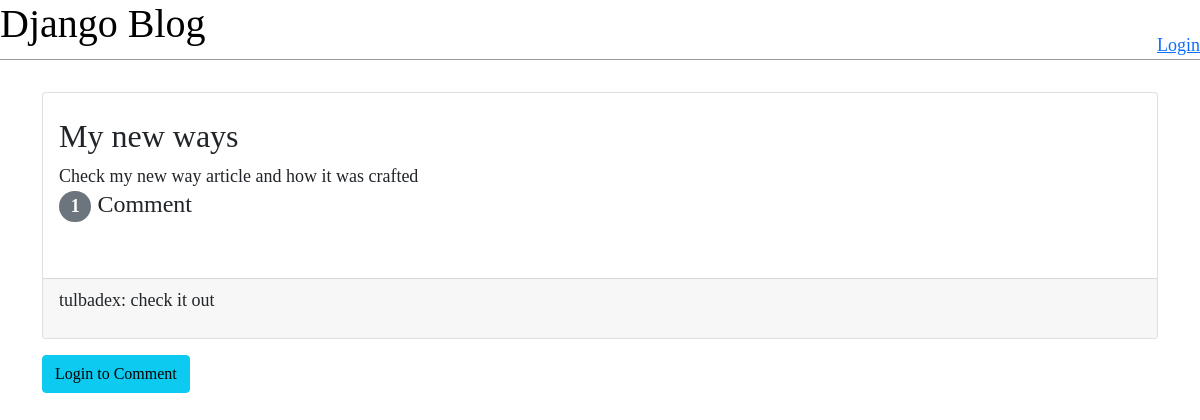
Page /blog/1/ on the committed database.
### blog/models.py (models this page shows, shortened)
class Post(models.Model):
    title = models.CharField(max_length=200)
    author = models.ForeignKey('auth.User', on_delete=models.CASCADE)
    body = models.TextField()

class Comment(models.Model):
    comment = models.CharField(max_length=140)
    author = models.ForeignKey(
        get_user_model(),
        on_delete=models.CASCADE
    )
    post = models.ForeignKey(
        Post,
        on_delete=models.CASCADE,
        related_name='comments'
    )
    def __str__(self):
        return self.comment

### blog/views.py (the view)
# urls.py: path('blog/<int:pk>/', BlogDetailView.as_view(), name="post_detail"),
class BlogDetailView(DetailView):
    model = Post
    template_name = 'post_detail.html'

### templates/post_detail.html (shortened to what this page needs)
{% extends 'base.html' %}
{% block content %}
    <div class="card">
        <div class="post-entry card-body">
            <h2 class="card-title">{{ post.title }}</h2>
            <p class="card-text">{{ post.body }}</p>
            {% if post.comments.all.count <= 1 %}
            <h4><span class="badge rounded-pill bg-secondary">{{ post.comments.all.count }}</span> Comment</h4>
            {% else %}
            <h4><span class="badge rounded-pill bg-secondary">{{ post.comments.all.count }}</span> Comment's</h4>
            {% endif %}
        </div>
        <div class="card-footer">
            {% for comment in post.comments.all %}
                <p>
                    <span class="font-weight-bold">{{ comment.author }}:</span>
                    {{ comment }}
                </p>
            {% endfor %}
        </div>
    </div>
    {% if user.is_authenticated %}
    <form method="post" action="{% url 'posts:comment_new' post_pk=post.pk %}">
        {% csrf_token %}
        <div class="form-group col-lg">
            <textarea class="form-control border border-primary" name="comment" id="" cols="30" rows="10" required style="resize: none;"></textarea>
        </div>
        <div class="form-group">
            <button class="btn btn-info mt-2" type="submit">Add Comment</button>
        </div>
    </form>
    <div class="col-lg">
        <div class="mt-3 mt-5">
            <a class="float-md-start btn btn-secondary mb-3" href="{% url 'posts:post_edit' post.pk %}">Edit Blog Post</a>&nbsp;&nbsp;&nbsp;
            <a class="float-md-end btn btn-danger mb-3" href="{% url 'posts:post_delete' post.pk %}">Delete Blog Post</a>
        </div>
    </div>
    {% else %}
    <a class="btn btn-info mt-3" href="{% url 'login' %}">Login to Comment</a>
    {% endif %}
{% endblock %}

### static/css/base.css (style rules this page uses)
body { font-family: 'Source, Sans, pro'; font-size: 18px; }
.post-entry { margin-bottom: 2rem; }
.post-entry h2 { margin: 0.5rem 0; }
.post-entry p { margin: 0; font-weight: 400; }

### rows in the picture
Post: title "My new ways", body "Check my new way article and how it was crafted", comments.all.count "1"
Comment: author "tulbadex", comment "check it out"
